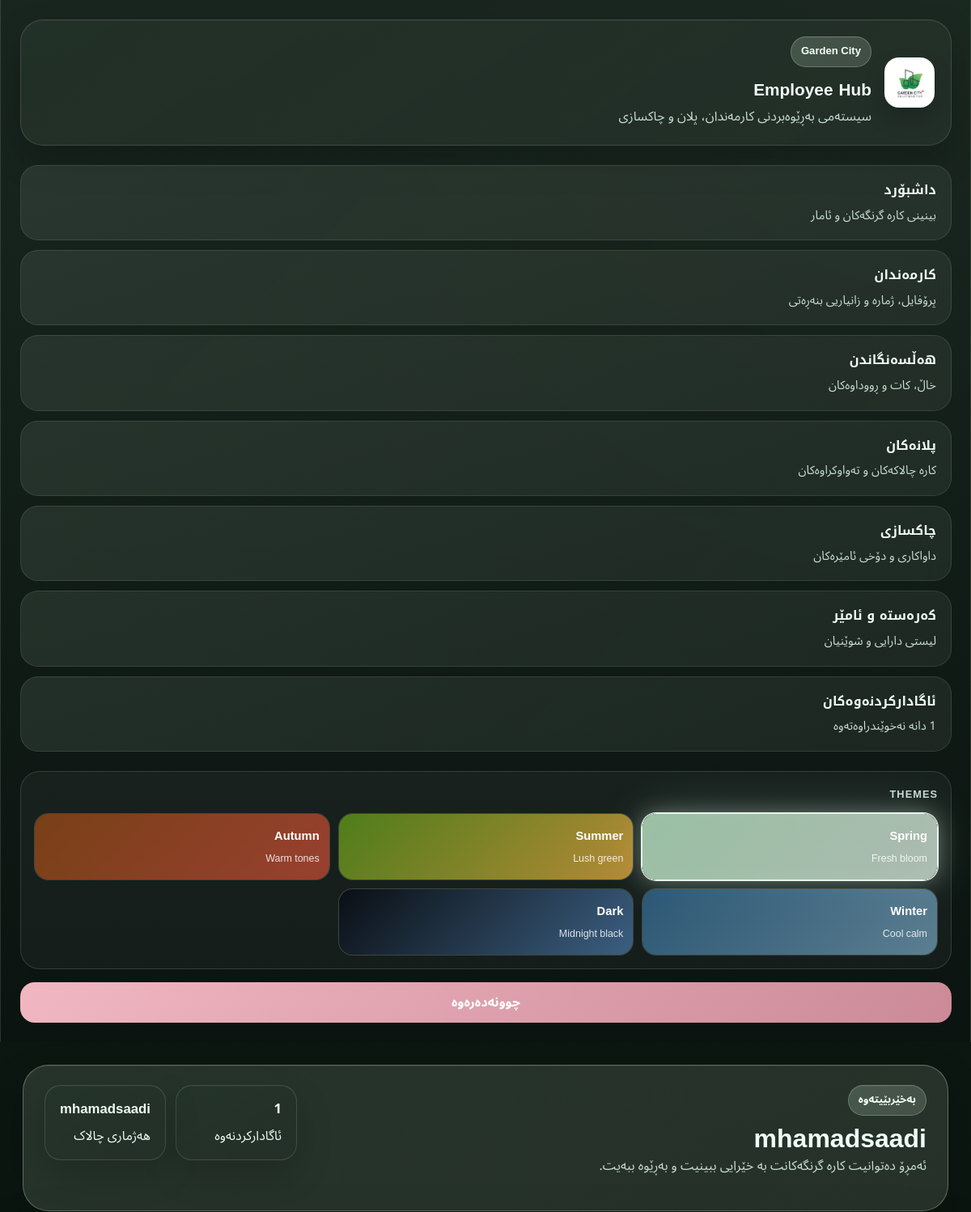
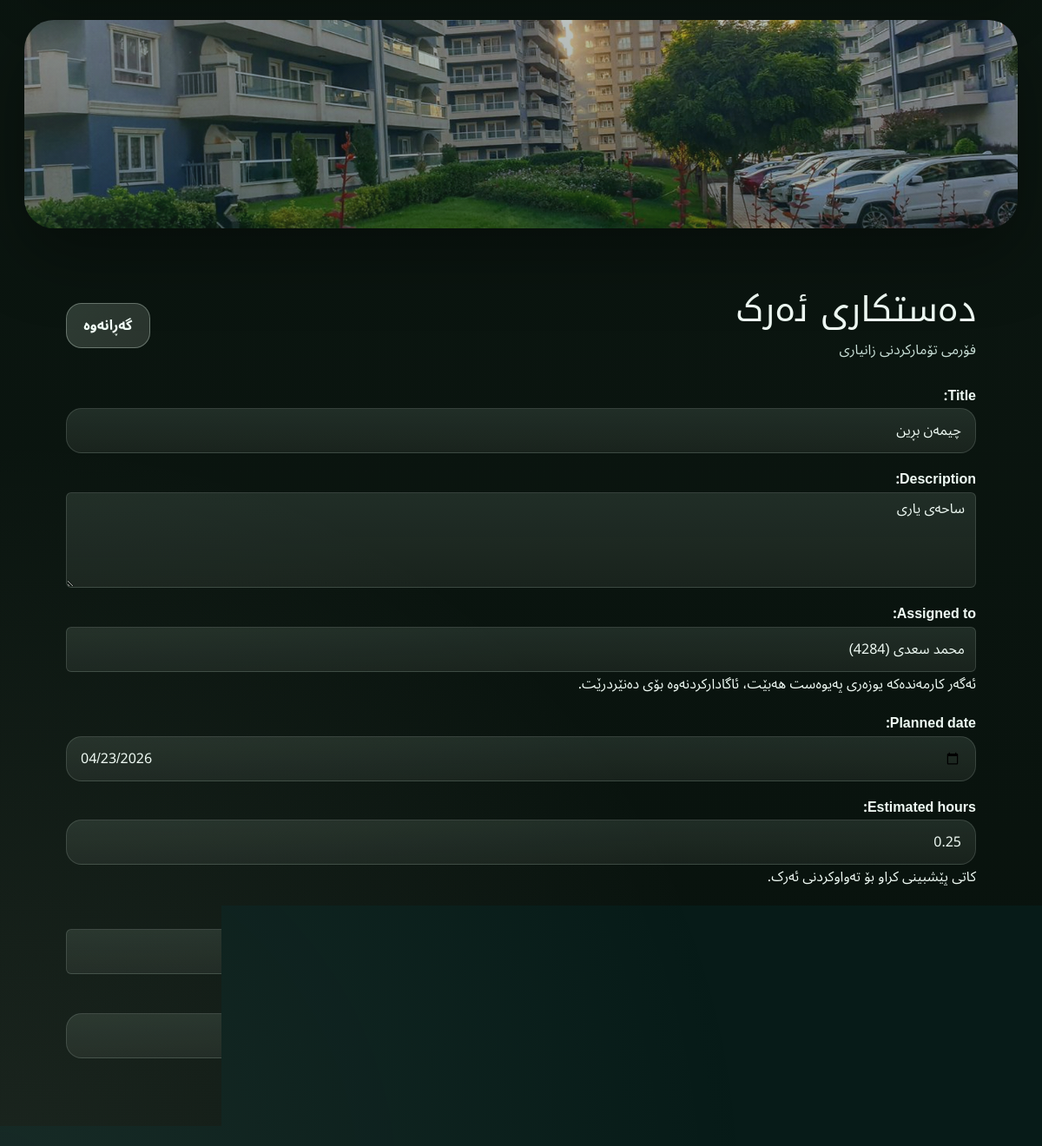
Screenshot of /tasks/2/edit/ (signed in) with the database file from the repository (2 pictures, top to bottom).
### employees/models.py (models this page shows, shortened)
class Task(models.Model):
    STATUS_CHOICES = [
        ('todo', 'لە چاوەڕوانیدا'),
        ('in_progress', 'لە جێبەجێکردندایە'),
        ('done', 'تەواو بووە'),
    ]
    PRIORITY_CHOICES = [
        ('low', 'نزم'),
        ('medium', 'مامناوەند'),
        ('high', 'بەرز'),
        ('urgent', 'زۆر گرنگ'),
    ]
    title = models.CharField(max_length=200)
    description = models.TextField(blank=True, null=True)
    assigned_to = models.ForeignKey(
        Employee,
        on_delete=models.SET_NULL,
        null=True,
        blank=True,
        related_name='assigned_tasks'
    )
    planned_date = models.DateField(null=True, blank=True)
    estimated_hours = models.DecimalField(max_digits=6, decimal_places=2, default=0)
    actual_hours = models.DecimalField(max_digits=6, decimal_places=2, default=0)
    priority = models.CharField(max_length=20, choices=PRIORITY_CHOICES, default='medium')
    status = models.CharField(max_length=20, choices=STATUS_CHOICES, default='todo')
    location = models.CharField(max_length=255, blank=True, null=True)
    created_by = models.ForeignKey(User, on_delete=models.SET_NULL, null=True, blank=True)
    completed_by = models.ForeignKey(
        Employee,
        on_delete=models.SET_NULL,
        null=True,
        blank=True,
        related_name='completed_tasks'
    )
    score_awarded = models.IntegerField(default=0)
    close_note = models.TextField(blank=True, null=True)
    close_event_created = models.BooleanField(default=False)
    created_at = models.DateTimeField(auto_now_add=True)

### employees/views.py (the view)
# urls.py: path('tasks/<int:task_id>/edit/', edit_task, name='edit_task'),
@login_required
@permission_required('employees.change_task', raise_exception=True)
def edit_task(request, task_id):
    task = get_object_or_404(Task, id=task_id)
    if request.method == 'POST':
        form = TaskForm(request.POST, instance=task)
        if form.is_valid():
            form.save()
            messages.success(request, 'ئەرک نوێکرایەوە')
            return redirect('/tasks/')
    else:
        form = TaskForm(instance=task)
    return render(request, 'employees/form_page.html', {
        'form': form,
        'title': 'دەستکاری ئەرک',
        'back_url': '/tasks/'
    })

### employees/forms.py
class TaskForm(StyledModelForm):
    field_help_texts = {
        'assigned_to': 'ئەگەر کارمەندەکە یوزەری پەیوەست هەبێت، ئاگادارکردنەوە بۆی دەنێردرێت.',
        'estimated_hours': 'کاتی پێشبینی کراو بۆ تەواوکردنی ئەرک.',
    }
    planned_date = forms.DateField(
        required=False,
        widget=forms.DateInput(attrs={
            'type': 'date',
        })
    )
    class Meta:
        model = Task
        fields = [
            'title',
            'description',
            'assigned_to',
            'planned_date',
            'estimated_hours',
            'priority',
            'location',
        ]
        widgets = {
            'title': forms.TextInput(attrs={'class': 'form-control'}),
            'description': forms.Textarea(attrs={'class': 'form-control', 'rows': 4}),
            'assigned_to': forms.Select(attrs={'class': 'form-control'}),
            'estimated_hours': forms.NumberInput(attrs={'class': 'form-control', 'step': '0.25'}),
            'priority': forms.Select(attrs={'class': 'form-control'}),
            'location': forms.TextInput(attrs={'class': 'form-control'}),
        }

### employees/models.py (called while the page is built)
    def __str__(self):
        return f"{self.name} ({self.code})"

### employees/views.py (called while the page is built)
def unread_notifications_count(request):
    if request.user.is_authenticated:
        count = Notification.objects.filter(user=request.user, is_read=False).count()
        return {'unread_notifications_count': count}
    return {'unread_notifications_count': 0}

### employees/templates/employees/form_page.html (shortened to what this page needs)
{% extends 'employees/base.html' %}
{% block content %}
<div class="glass-card p-4 p-lg-5">
    <div class="d-flex justify-content-between align-items-center mb-4 flex-wrap gap-2">
        <div>
            <h1 class="page-title">{{ title }}</h1>
            <div class="page-subtitle">فۆرمی تۆمارکردنی زانیاری</div>
        </div>
        <a href="{{ back_url }}" class="btn btn-secondary">گەڕانەوە</a>
    </div>
    <form method="POST">
        {{ form.as_p }}
        <div class="d-flex gap-2 mt-4">
            <button type="submit" class="btn brand-gradient">پاشەکەوتکردن</button>
            <a href="{{ back_url }}" class="btn btn-outline-secondary">هەڵوەشاندنەوە</a>
        </div>
    </form>
</div>
{% endblock %}

### employees/templates/employees/base.html (shortened to what this page needs)
{% load static %}
<!DOCTYPE html>
<html lang="ckb" dir="rtl">
<head>
    <link href="https://cdn.jsdelivr.net/npm/bootstrap@5.3.0/dist/css/bootstrap.min.css" rel="stylesheet">
    <link href="{% static 'css/app.css' %}?v=20260425i" rel="stylesheet">
</head>
<body class="theme-spring">
{% if request.user.is_authenticated %}
<div class="app-shell">
    <aside class="sidebar-panel" id="app-sidebar">
        <div class="brand-block">
            <img src="{% static 'images/garden-city-logo.jpg' %}" alt="Garden City" class="brand-logo">
            <div>
                <div class="brand-kicker">Garden City</div>
                <div class="brand-title">Employee Hub</div>
                <div class="brand-copy">سیستەمی بەڕێوەبردنی کارمەندان، پلان و چاکسازی</div>
            </div>
        </div>
        <nav class="sidebar-nav">
            <a href="/dashboard/" class="nav-link-tile">
                <span class="nav-link-title">داشبۆرد</span>
                <span class="nav-link-copy">بینینی کارە گرنگەکان و ئامار</span>
            </a>
            <a href="/employees/" class="nav-link-tile">
                <span class="nav-link-title">کارمەندان</span>
                <span class="nav-link-copy">پرۆفایل، ژمارە و زانیاریی بنەڕەتی</span>
            </a>
            <a href="/scores/" class="nav-link-tile">
                <span class="nav-link-title">هەڵسەنگاندن</span>
                <span class="nav-link-copy">خاڵ، کات و ڕووداوەکان</span>
            </a>
            <a href="/tasks/" class="nav-link-tile">
                <span class="nav-link-title">پلانەکان</span>
                <span class="nav-link-copy">کارە چالاکەکان و تەواوکراوەکان</span>
            </a>
            <a href="/maintenance/" class="nav-link-tile">
                <span class="nav-link-title">چاکسازی</span>
                <span class="nav-link-copy">داواکاری و دۆخی ئامێرەکان</span>
            </a>
            <a href="/assets/" class="nav-link-tile">
                <span class="nav-link-title">کەرەستە و ئامێر</span>
                <span class="nav-link-copy">لیستی دارایی و شوێنیان</span>
            </a>
            <a href="/notifications/" class="nav-link-tile">
                <span class="nav-link-title">ئاگادارکردنەوەکان</span>
                <span class="nav-link-copy">{{ unread_notifications_count }} دانە نەخوێندراوەتەوە</span>
            </a>
        </nav>
        <div class="sidebar-footer">
            <div class="theme-switcher-panel">
                <div class="theme-switcher-label">Themes</div>
                <div class="theme-switcher-grid">
                    <button type="button" class="theme-swatch" data-theme="theme-spring">
                        <span class="theme-swatch-title">Spring</span>
                        <span class="theme-swatch-copy">Fresh bloom</span>
                    </button>
                    <button type="button" class="theme-swatch" data-theme="theme-summer">
                        <span class="theme-swatch-title">Summer</span>
                        <span class="theme-swatch-copy">Lush green</span>
                    </button>
                    <button type="button" class="theme-swatch" data-theme="theme-autumn">
                        <span class="theme-swatch-title">Autumn</span>
                        <span class="theme-swatch-copy">Warm tones</span>
                    </button>
                    <button type="button" class="theme-swatch" data-theme="theme-winter">
                        <span class="theme-swatch-title">Winter</span>
                        <span class="theme-swatch-copy">Cool calm</span>
                    </button>
                    <button type="button" class="theme-swatch" data-theme="theme-dark">
                        <span class="theme-swatch-title">Dark</span>
                        <span class="theme-swatch-copy">Midnight black</span>
                    </button>
                </div>
            </div>
            <a href="/logout/" class="btn btn-danger w-100 mt-3">چوونەدەرەوە</a>
        </div>
    </aside>
    <main class="content-shell">
        <header class="topbar-panel">
            <div class="topbar-intro">
                <div class="topbar-intro-copy">
                    <div class="eyebrow">بەخێربێیتەوە</div>
                    <h1 class="topbar-title">{{ request.user.get_full_name|default:request.user.username }}</h1>
                    <p class="topbar-copy">ئەمڕۆ دەتوانیت کارە گرنگەکانت بە خێرایی ببینیت و بەڕێوە ببەیت.</p>
                </div>
            </div>
            <div class="status-cluster">
                <div class="status-pill">
                    <strong>{{ unread_notifications_count }}</strong>
                    <span>ئاگادارکردنەوە</span>
                </div>
                <div class="status-pill">
                    <strong>{{ request.user.username }}</strong>
                    <span>هەژماری چالاک</span>
                </div>
            </div>
        </header>
        <div class="page-body">
            <section class="page-visual-banner {% block banner_class %}page-banner-default{% endblock %}">
                <div class="page-visual-banner-inner"></div>
            </section>
            {% block content %}{% endblock %}
        </div>
    </main>
</div>
{% else %}
{% block guest_content %}{% endblock %}
{% endif %}
</body>
</html>

### rows the page displays
Task: title "چیمەن بڕین", description "ساحەی یاری", assigned_to "محمد سعدی (4284)", planned_date "04/23/2026", estimated_hours "0.25", priority "مامناوەند", location "ساحەی یاری"

### other values shown
{{ request.user.get_full_name|default:request.user.username }} "mhamadsaadi"
{{ unread_notifications_count }} "1"
{{ request.user.username }} "mhamadsaadi"
{{ title }} "دەستکاری ئەرک"
